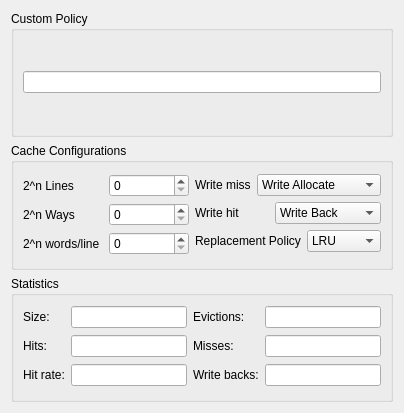
<?xml version="1.0" encoding="UTF-8"?>
<ui version="4.0">
 <class>Atlas::CacheConfigWidget</class>
 <widget class="QWidget" name="Atlas::CacheConfigWidget">
  <property name="geometry">
   <rect>
    <x>0</x>
    <y>0</y>
    <width>404</width>
    <height>413</height>
   </rect>
  </property>
  <property name="sizePolicy">
   <sizepolicy hsizetype="Minimum" vsizetype="Preferred">
    <horstretch>0</horstretch>
    <verstretch>0</verstretch>
   </sizepolicy>
  </property>
  <property name="windowTitle">
   <string>Form</string>
  </property>
  <layout class="QGridLayout" name="gridLayout_3">
   <item row="1" column="0">
    <widget class="QGroupBox" name="groupBox">
     <property name="sizePolicy">
      <sizepolicy hsizetype="Minimum" vsizetype="Preferred">
       <horstretch>0</horstretch>
       <verstretch>0</verstretch>
      </sizepolicy>
     </property>
     <property name="title">
      <string>Cache Configurations</string>
     </property>
     <layout class="QGridLayout" name="gridLayout">
      <item row="1" column="1">
       <layout class="QVBoxLayout" name="verticalLayout_3">
        <item>
         <layout class="QHBoxLayout" name="horizontalLayout_4">
          <item>
           <widget class="QLabel" name="label_6">
            <property name="text">
             <string>Write miss</string>
            </property>
           </widget>
          </item>
          <item>
           <widget class="QComboBox" name="writeMissComboBox">
            <item>
             <property name="text">
              <string>Write Allocate</string>
             </property>
            </item>
            <item>
             <property name="text">
              <string>Write No Allocate</string>
             </property>
            </item>
           </widget>
          </item>
         </layout>
        </item>
        <item>
         <layout class="QHBoxLayout" name="horizontalLayout_5">
          <item>
           <widget class="QLabel" name="label_5">
            <property name="text">
             <string>Write hit</string>
            </property>
           </widget>
          </item>
          <item>
           <widget class="QComboBox" name="writeHitComboBox">
            <item>
             <property name="text">
              <string>Write Back</string>
             </property>
            </item>
            <item>
             <property name="text">
              <string>Write Through</string>
             </property>
            </item>
           </widget>
          </item>
         </layout>
        </item>
        <item>
         <layout class="QHBoxLayout" name="horizontalLayout_6">
          <item>
           <widget class="QLabel" name="label_4">
            <property name="text">
             <string>Replacement Policy</string>
            </property>
           </widget>
          </item>
          <item>
           <widget class="QComboBox" name="repPolComboBox">
            <item>
             <property name="text">
              <string>LRU</string>
             </property>
            </item>
            <item>
             <property name="text">
              <string>FIFO</string>
             </property>
            </item>
            <item>
             <property name="text">
              <string>Custom</string>
             </property>
            </item>
           </widget>
          </item>
         </layout>
        </item>
       </layout>
      </item>
      <item row="1" column="0">
       <layout class="QVBoxLayout" name="verticalLayout_2">
        <item>
         <layout class="QHBoxLayout" name="horizontalLayout">
          <item>
           <widget class="QLabel" name="label">
            <property name="text">
             <string>2^n Lines</string>
            </property>
           </widget>
          </item>
          <item>
           <widget class="QSpinBox" name="linesSpinBox"/>
          </item>
         </layout>
        </item>
        <item>
         <layout class="QHBoxLayout" name="horizontalLayout_2">
          <item>
           <widget class="QLabel" name="label_2">
            <property name="text">
             <string>2^n Ways</string>
            </property>
           </widget>
          </item>
          <item>
           <widget class="QSpinBox" name="waysSpinBox"/>
          </item>
         </layout>
        </item>
        <item>
         <layout class="QHBoxLayout" name="horizontalLayout_3">
          <item>
           <widget class="QLabel" name="label_3">
            <property name="text">
             <string>2^n words/line</string>
            </property>
           </widget>
          </item>
          <item>
           <widget class="QSpinBox" name="wordsSpinBox"/>
          </item>
         </layout>
        </item>
       </layout>
      </item>
     </layout>
    </widget>
   </item>
   <item row="0" column="0">
    <widget class="QGroupBox" name="groupBox_2">
     <property name="title">
      <string>Custom Policy</string>
     </property>
     <layout class="QGridLayout" name="gridLayout_2">
      <item row="0" column="0">
       <layout class="QHBoxLayout" name="horizontalLayout_7">
        <item>
         <widget class="QLineEdit" name="customPolicyScriptlineEdit"/>
        </item>
       </layout>
      </item>
     </layout>
    </widget>
   </item>
   <item row="2" column="0">
    <widget class="QGroupBox" name="groupBox_3">
     <property name="title">
      <string>Statistics</string>
     </property>
     <layout class="QGridLayout" name="gridLayout_4">
      <item row="0" column="0">
       <widget class="QLabel" name="label_9">
        <property name="text">
         <string>Size:</string>
        </property>
       </widget>
      </item>
      <item row="0" column="1">
       <widget class="QLineEdit" name="sizeLineEdit"/>
      </item>
      <item row="0" column="2">
       <widget class="QLabel" name="evictionsLabel">
        <property name="text">
         <string>Evictions:</string>
        </property>
       </widget>
      </item>
      <item row="0" column="3">
       <widget class="QLineEdit" name="evictionsLineEdit">
        <property name="toolTip">
         <string>Valid lines replaced to make room for a new line.</string>
        </property>
       </widget>
      </item>
      <item row="1" column="0">
       <widget class="QLabel" name="label_8">
        <property name="text">
         <string>Hits:</string>
        </property>
       </widget>
      </item>
      <item row="1" column="1">
       <widget class="QLineEdit" name="hitsLineEdit"/>
      </item>
      <item row="1" column="2">
       <widget class="QLabel" name="label_10">
        <property name="text">
         <string>Misses:</string>
        </property>
       </widget>
      </item>
      <item row="1" column="3">
       <widget class="QLineEdit" name="missesLineEdit"/>
      </item>
      <item row="2" column="0">
       <widget class="QLabel" name="label_7">
        <property name="text">
         <string>Hit rate:</string>
        </property>
       </widget>
      </item>
      <item row="2" column="1">
       <widget class="QLineEdit" name="hitrateLineEdit"/>
      </item>
      <item row="2" column="2">
       <widget class="QLabel" name="label_11">
        <property name="text">
         <string>Write backs:</string>
        </property>
       </widget>
      </item>
      <item row="2" column="3">
       <widget class="QLineEdit" name="writeBackLineEdit"/>
      </item>
     </layout>
    </widget>
   </item>
  </layout>
 </widget>
 <resources/>
 <connections/>
</ui>
